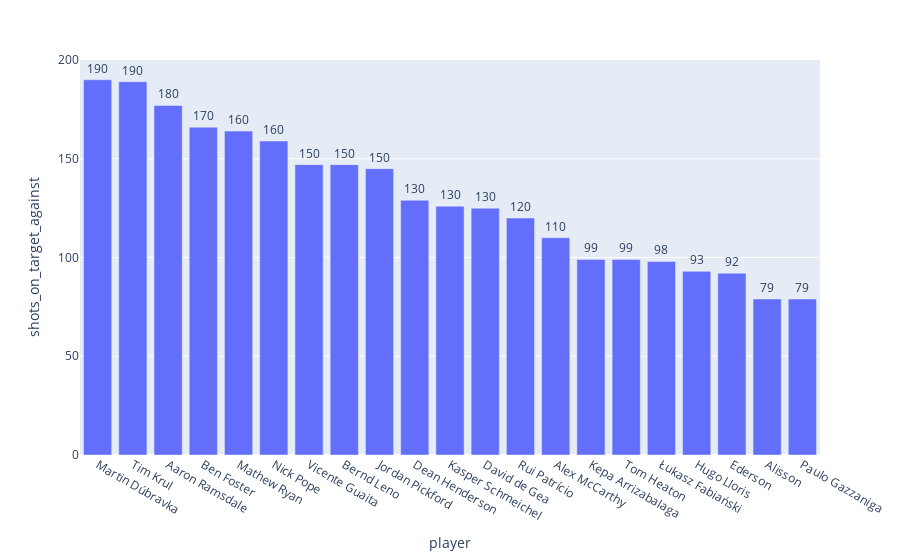

The notebook cell this image was saved under:
### Code cell
plot(keeper,'shots_on_target_against','bar')

### Figure 1 — Plotly figure (JSON) as saved in the notebook; plotly's stock layout.template omitted (floating-point values rounded to 4 significant figures)
{"data": [{"alignmentgroup": "True", "hovertemplate": "player=%{x}<br>shots_on_target_against=%{text}<extra></extra>", "legendgroup": "", "marker": {"color": "#636efa"}, "name": "", "offsetgroup": "", "orientation": "v", "showlegend": false, "text": [79, 99, 190, 92, 98, 166, 79, 125, 147, 99, 129, 189, 147, 93, 110, 120, 145, 159, 177, 164, 126], "textposition": "outside", "texttemplate": "%{text:.2s}", "type": "bar", "x": ["Alisson", "Kepa Arrizabalaga", "Martin Dúbravka", "Ederson", "Łukasz Fabiański", "Ben Foster", "Paulo Gazzaniga", "David de Gea", "Vicente Guaita", "Tom Heaton", "Dean Henderson", "Tim Krul", "Bernd Leno", "Hugo Lloris", "Alex McCarthy", "Rui Patrício", "Jordan Pickford", "Nick Pope", "Aaron Ramsdale", "Mathew Ryan", "Kasper Schmeichel"], "xaxis": "x", "y": [79, 99, 190, 92, 98, 166, 79, 125, 147, 99, 129, 189, 147, 93, 110, 120, 145, 159, 177, 164, 126], "yaxis": "y"}], "layout": {"barmode": "relative", "legend": {"tracegroupgap": 0}, "margin": {"t": 60}, "xaxis": {"anchor": "y", "categoryorder": "total descending", "domain": [0, 1], "title": {"text": "player"}}, "yaxis": {"anchor": "x", "domain": [0, 1], "title": {"text": "shots_on_target_against"}}}}
